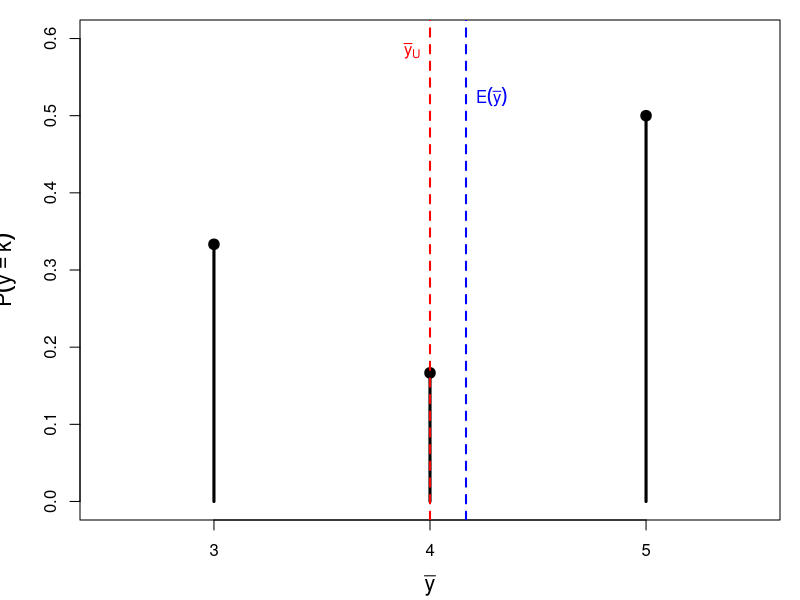

The R source for this figure:
## ---- chunk 1
#| include: false
knitr::opts_chunk$set(
  echo = FALSE,
  fig.align = "center"
)
## ---- chunk 2
#| label: fig-sampdist
#| fig-width: 6.5
#| fig-height: 4
#| out-width: "75%"
k <- c(3, 4, 5)
p <- c(1/3, 1/6, 1/2)
Eybar <- sum(k * p)     # E(ybar)
yU <- 4                 # population mean, ybar_U

par(mar = c(4, 4, 1, 1))
plot(NA, xlim = c(2.5, 5.5), ylim = c(0, 0.6),
     xlab = expression(bar(y)), ylab = expression(P(bar(y) == k)),
     xaxt = "n", cex.lab = 1.3)
axis(1, at = k)
segments(k, 0, k, p, lwd = 3, col = "black")
points(k, p, pch = 19, cex = 1.4)

abline(v = yU, col = "red", lwd = 2, lty = 2)
text(yU, 0.58, expression(bar(y)[U]), col = "red", pos = 2)

abline(v = Eybar, col = "blue", lwd = 2, lty = 2)
text(Eybar, 0.52, expression(E(bar(y))), col = "blue", pos = 4)
